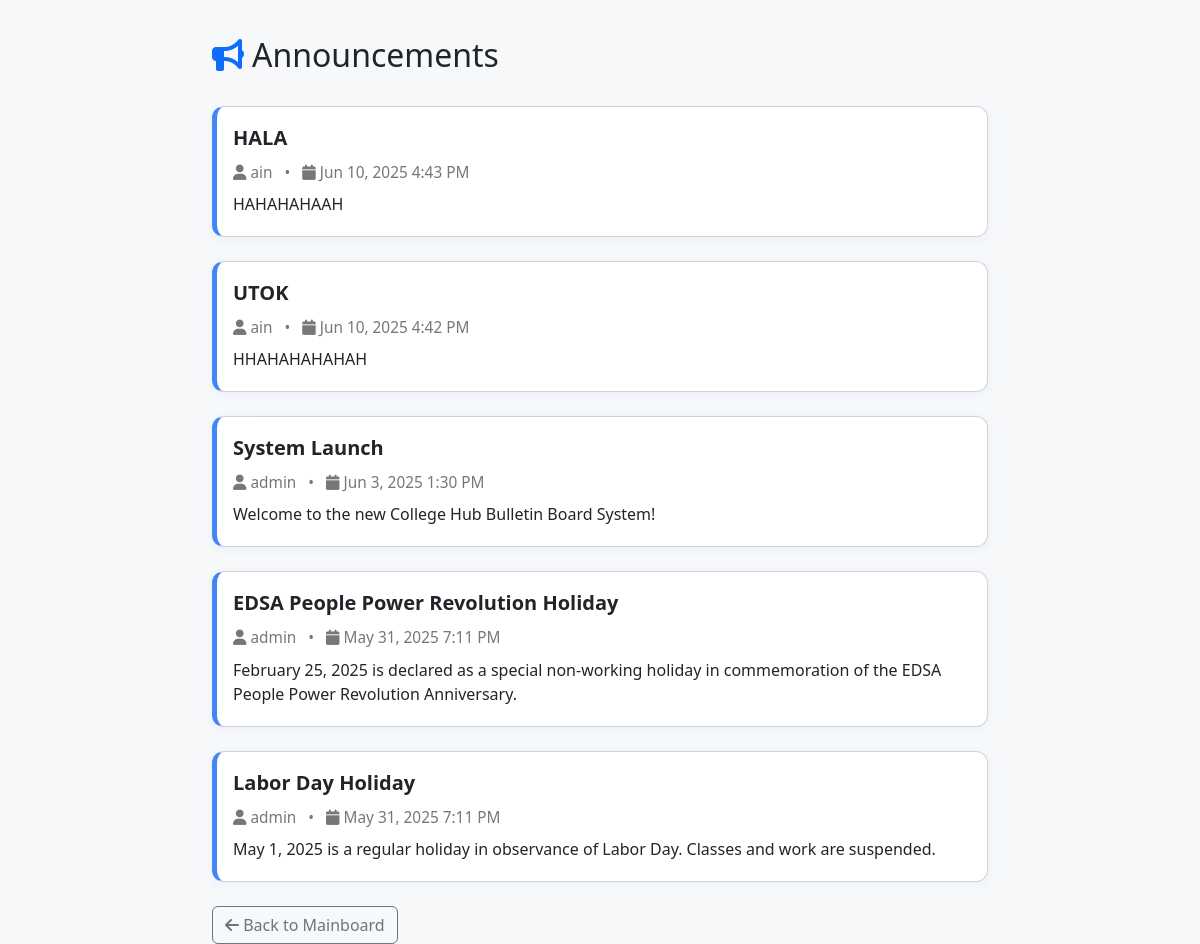
The app's page /announcements.php with its own data.
### tables this page shows
CREATE TABLE `announcements` (
  `id` int(11) NOT NULL,
  `user_id` int(11) NOT NULL,
  `title` varchar(200) NOT NULL,
  `content` text NOT NULL,
  `announcement_type` enum('general','academic','event','emergency') DEFAULT 'general',
  `priority` enum('low','medium','high','urgent') DEFAULT 'medium',
  `start_date` date NOT NULL,
  `end_date` date NOT NULL,
  `target_audience` enum('all','students','faculty','staff') DEFAULT 'all',
  `is_active` tinyint(1) DEFAULT 1,
  `created_at` timestamp NOT NULL DEFAULT current_timestamp(),
  `author` varchar(100) NOT NULL DEFAULT 'Admin'
);

CREATE TABLE `users` (
  `id` int(11) NOT NULL,
  `first_name` varchar(50) NOT NULL,
  `last_name` varchar(50) NOT NULL,
  `username` varchar(50) NOT NULL,
  `email` varchar(100) NOT NULL,
  `password` varchar(255) NOT NULL,
  `user_type` enum('student','faculty','admin') DEFAULT 'student',
  `profile_image` varchar(255) DEFAULT NULL,
  `created_at` timestamp NOT NULL DEFAULT current_timestamp(),
  `updated_at` timestamp NOT NULL DEFAULT current_timestamp() ON UPDATE current_timestamp(),
  `is_active` tinyint(1) DEFAULT 1
);

### announcements.php (the view, shortened to what this page needs)
<?php
require_once 'config.php';
$stmt = $pdo->query("SELECT a.*, u.username AS user_name
    FROM announcements a
    LEFT JOIN users u ON a.user_id = u.id
    ORDER BY a.created_at DESC");
$announcements = $stmt->fetchAll();
?>
<!DOCTYPE html>
<html lang="en">
<head>
    <link rel="stylesheet" href="https://cdn.jsdelivr.net/npm/bootstrap@5.3.0/dist/css/bootstrap.min.css">
    <link href="https://cdnjs.cloudflare.com/ajax/libs/font-awesome/6.0.0/css/all.min.css" rel="stylesheet">
</head>
<body>
    <div class="container">
        <div class="d-flex justify-content-between align-items-center mb-4">
            <h2><i class="fas fa-bullhorn me-2 text-primary"></i>Announcements</h2>
        </div>
        <?php if (empty($announcements)): ?>
            <div class="alert alert-info">
                <i class="fas fa-info-circle me-2"></i>No announcements yet.
            </div>
        <?php else: ?>
            <?php foreach ($announcements as $a): ?>
            <div class="card card-announcement">
                <div class="card-body">
                    <div class="announcement-title mb-2"><?= htmlspecialchars($a['title']) ?></div>
                    <div class="announcement-meta mb-2">
                        <i class="fas fa-user"></i>
                        <?= htmlspecialchars($a['user_name'] ?? $a['author'] ?? 'Unknown') ?>
                        &nbsp; • &nbsp;
                        <i class="fas fa-calendar"></i>
                        <?= date('M j, Y g:i A', strtotime($a['created_at'])) ?>
                    </div>
                    <div class="announcement-content mb-1">
                        <?= nl2br(htmlspecialchars($a['content'])) ?>
                    </div>
                </div>
            </div>
            <?php endforeach; ?>
        <?php endif; ?>
        <div class="mt-4">
            <a href="index.php" class="btn btn-outline-secondary"><i class="fas fa-arrow-left"></i> Back to Mainboard</a>
        </div>
    </div>
</body>
</html>

### announcements.php (style rules this page uses)
body { background: #f6f8fa; }
.container { max-width: 800px; margin-top: 36px; }
.card { border-radius: 12px; }
.card-announcement { border-left: 5px solid #4285f4; margin-bottom: 24px; box-shadow: 0 2px 8px rgba(66,133,244,0.07); transition: box-shadow 0.15s; }
.announcement-title { font-size: 1.25rem; font-weight: bold; }
.announcement-meta { color: #777; font-size: 0.96em; }

### records on screen
announcements: title "HALA", user.username "ain", created_at "Jun 10, 2025 4:43 PM", content "HAHAHAHAAH"
announcements: title "UTOK", user.username "ain", created_at "Jun 10, 2025 4:42 PM", content "HHAHAHAHAHAH"
announcements: title "System Launch", user.username "admin", created_at "Jun 3, 2025 1:30 PM", content "Welcome to the new College Hub Bulletin Board System!"
announcements: title "EDSA People Power Revolution Holiday", user.username "admin", created_at "May 31, 2025 7:11 PM", content "February 25, 2025 is declared as a special non-working holiday in commemoration of the EDSA People Power Revolution Anniversary."
announcements: title "Labor Day Holiday", user.username "admin", created_at "May 31, 2025 7:11 PM", content "May 1, 2025 is a regular holiday in observance of Labor Day. Classes and work are suspended."
